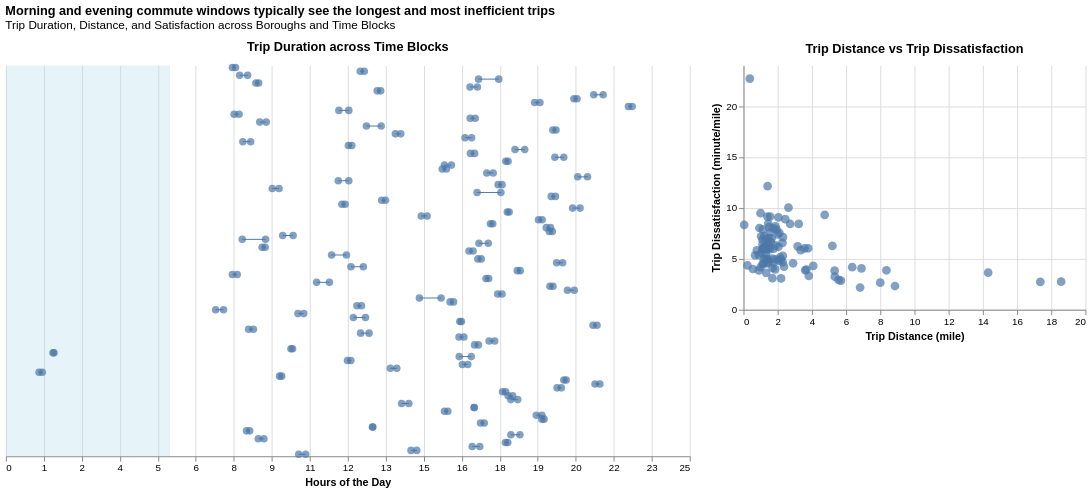

Write the Vega-Lite specification saved for this chart.
### Vega-Lite specification from a JSON file in a GitHub repository (floating-point values rounded to 4 significant figures; data arrays with more than 128 entries replaced by an {"elided": "..."} marker saying what was removed)
{"config": {"view": {"continuousWidth": 300, "continuousHeight": 300, "stroke": null}, "title": {"anchor": "start", "offset": 10}}, "hconcat": [{"layer": [{"data": {"name": "data-afe3c3a5a942c24ab3bc73c886f36b59"}, "mark": {"type": "rect"}, "encoding": {"color": {"value": "lightblue"}, "opacity": {"condition": [{"param": "param_a7485bff6aeb762f", "value": 0.3}], "value": 0}, "x": {"field": "start_sec", "type": "quantitative"}, "x2": {"field": "end_sec"}}, "name": "view_cdc234caaabf99c8_0"}, {"data": {"name": "data-b9d1ce9a0d0a833416080e5b756aba63"}, "mark": {"type": "rule", "size": 1}, "encoding": {"color": {"condition": {"test": {"and": [{"param": "param_54853b0de6a785bc"}, {"param": "param_2194699adbd8063a"}]}, "field": "PULocation", "legend": null, "type": "nominal"}, "value": "lightgrey"}, "tooltip": [{"field": "trip_duration", "format": ".2f", "title": "Trip Duration (minutes)", "type": "quantitative"}, {"field": "trip_distance", "title": "Trip Distance (miles)", "type": "quantitative"}, {"field": "trip_dissatisfaction", "format": ".2f", "title": "Trip Dissatisfaction (min/miles)", "type": "quantitative"}, {"field": "PULocation", "title": "Pick-up Location", "type": "nominal"}, {"field": "DOLocation", "title": "Drop-off Location", "type": "nominal"}], "x": {"axis": {"title": "Hours of the Day", "format": "", "labelExpr": "floor(datum.value/3600)"}, "field": "pickup_sec", "type": "quantitative"}, "x2": {"field": "dropoff_sec"}, "y": {"axis": null, "field": "trip_id", "title": null, "type": "nominal"}}, "transform": [{"filter": {"param": "param_9a70644463231ff6"}}]}, {"data": {"name": "data-b9d1ce9a0d0a833416080e5b756aba63"}, "mark": {"type": "circle", "size": 60}, "encoding": {"color": {"condition": {"test": {"and": [{"param": "param_54853b0de6a785bc"}, {"param": "param_2194699adbd8063a"}]}, "field": "PULocation", "legend": null, "type": "nominal"}, "value": "lightgrey"}, "tooltip": [{"field": "trip_duration", "format": ".2f", "title": "Trip Duration (minutes)", "type": "quantitative"}, {"field": "trip_distance", "title": "Trip Distance (miles)", "type": "quantitative"}, {"field": "trip_dissatisfaction", "format": ".2f", "title": "Trip Dissatisfaction (min/miles)", "type": "quantitative"}, {"field": "PULocation", "title": "Pick-up Location", "type": "nominal"}, {"field": "DOLocation", "title": "Drop-off Location", "type": "nominal"}], "x": {"axis": {"title": "Hours of the Day", "format": "", "labelExpr": "floor(datum.value/3600)"}, "field": "pickup_sec", "type": "quantitative"}, "y": {"axis": null, "field": "trip_id", "title": null, "type": "nominal"}}, "transform": [{"filter": {"param": "param_9a70644463231ff6"}}]}, {"data": {"name": "data-b9d1ce9a0d0a833416080e5b756aba63"}, "mark": {"type": "circle", "size": 60}, "encoding": {"color": {"condition": {"test": {"and": [{"param": "param_54853b0de6a785bc"}, {"param": "param_2194699adbd8063a"}]}, "field": "PULocation", "legend": null, "type": "nominal"}, "value": "lightgrey"}, "tooltip": [{"field": "trip_duration", "format": ".2f", "title": "Trip Duration (minutes)", "type": "quantitative"}, {"field": "trip_distance", "title": "Trip Distance (miles)", "type": "quantitative"}, {"field": "trip_dissatisfaction", "format": ".2f", "title": "Trip Dissatisfaction (min/miles)", "type": "quantitative"}, {"field": "PULocation", "title": "Pick-up Location", "type": "nominal"}, {"field": "DOLocation", "title": "Drop-off Location", "type": "nominal"}], "x": {"field": "dropoff_sec", "type": "quantitative"}, "y": {"axis": null, "field": "trip_id", "title": null, "type": "nominal"}}, "transform": [{"filter": {"param": "param_9a70644463231ff6"}}]}], "height": 400, "title": {"text": "Trip Duration across Time Blocks", "anchor": "middle"}, "width": 700}, {"data": {"name": "data-b9d1ce9a0d0a833416080e5b756aba63"}, "mark": {"type": "circle", "size": 80}, "encoding": {"color": {"condition": {"test": {"and": [{"param": "param_2194699adbd8063a"}, {"param": "param_54853b0de6a785bc"}]}, "field": "PULocation", "legend": null, "type": "nominal"}, "value": "lightgrey"}, "x": {"field": "trip_distance", "title": "Trip Distance (mile)", "type": "quantitative"}, "y": {"field": "trip_dissatisfaction", "title": "Trip Dissatisfaction (minute/mile)", "type": "quantitative"}}, "height": 250, "name": "view_3d342c351403f819_1", "title": {"text": "Trip Distance vs Trip Dissatisfaction", "anchor": "middle"}, "transform": [{"filter": {"param": "param_9a70644463231ff6"}}], "width": 350}], "params": [{"name": "param_a7485bff6aeb762f", "select": {"type": "point", "fields": ["block"]}, "bind": {"input": "radio", "options": ["Early Morning", "Morning Commute", "Lunch", "Evening Commute", "Late Evening/Night"], "name": "Time Block: "}, "value": "Early Morning", "views": ["view_cdc234caaabf99c8_0"]}, {"name": "param_9a70644463231ff6", "select": {"type": "point", "fields": ["PULocation"]}, "bind": {"input": "select", "options": ["Bronx", "Brooklyn", "Manhattan", "Queens"], "name": "Borough: "}, "value": "Manhattan", "views": ["view_cdc234caaabf99c8_0", "view_3d342c351403f819_1"]}, {"name": "param_2194699adbd8063a", "select": {"type": "point", "fields": ["trip_id"], "on": "mouseover"}, "views": ["view_cdc234caaabf99c8_0"]}, {"name": "param_54853b0de6a785bc", "select": {"type": "interval", "encodings": ["x", "y"]}, "views": ["view_3d342c351403f819_1"]}], "title": {"text": ["Morning and evening commute windows typically see the longest and most inefficient trips"], "subtitle": ["Trip Duration, Distance, and Satisfaction across Boroughs and Time Blocks"]}, "$schema": "https://vega.github.io/schema/vega-lite/v6.4.1.json", "datasets": {"data-afe3c3a5a942c24ab3bc73c886f36b59": [{"block": "Early Morning", "start": 0, "end": 6, "start_sec": 0, "end_sec": 21600, "mid_sec": 10800.0}, {"block": "Morning Commute", "start": 6, "end": 10, "start_sec": 21600, "end_sec": 36000, "mid_sec": 28800.0}, {"block": "Lunch", "start": 10, "end": 15, "start_sec": 36000, "end_sec": 54000, "mid_sec": 45000.0}, {"block": "Evening Commute", "start": 15, "end": 19, "start_sec": 54000, "end_sec": 68400, "mid_sec": 61200.0}, {"block": "Late Evening/Night", "start": 19, "end": 23, "start_sec": 68400, "end_sec": 82800, "mid_sec": 75600.0}], "data-b9d1ce9a0d0a833416080e5b756aba63": {"elided": "396 records"}}}
